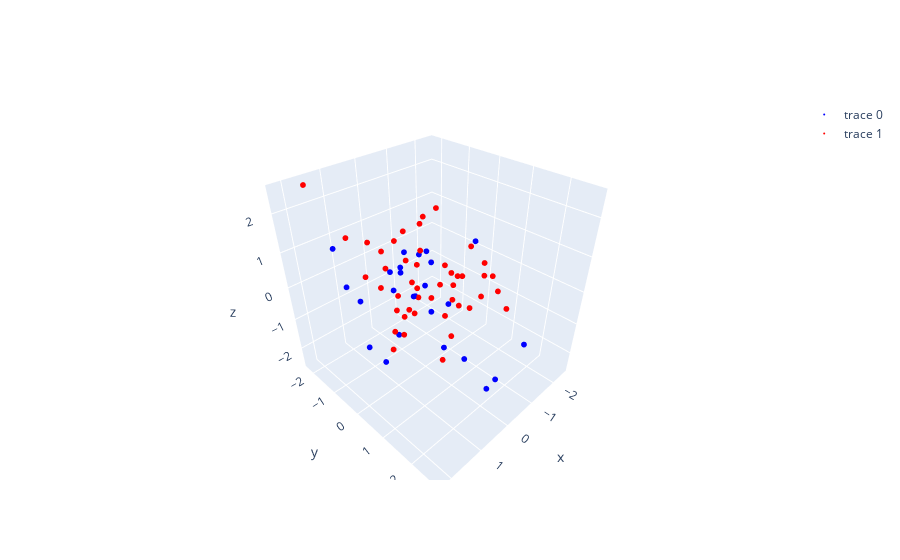

This figure's notebook cell:
### Code cell
if (k in [2,3]):
    X_proj_kd_rescale = standardScaler(X_proj_kd)
    class0 = X_proj_kd_rescale[Y==0]
    class1 = X_proj_kd_rescale[Y==1]
    from Utils import scatter3d
    fig = scatter3d(class0[:,0],class0[:,1],class0[:,2],c='blue')
    fig = scatter3d(class1[:,0],class1[:,1],class1[:,2],c='red',fig=fig)
    fig.show()
